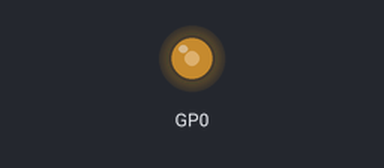
Recording of a program running on a simulated Raspberry Pi Pico running MicroPython. Shown: output pins drawn as LEDs (lit = HIGH). At 10.0 s the program stops and its outputs stay as they are.

Above: at 0.1 s.
At 10.1 s:
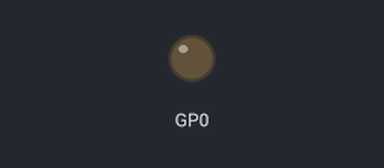
Timing chart, 0 to 11.5 s (numbered marks = the images above):
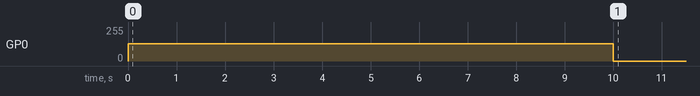

The program:

pico_xiao_pwm_example.py
```python
import machine
import time

#help(machine.Pin.board) # this shows which pins can be PWM, which is A0 and D0
pwm = machine.PWM(machine.Pin.board.D0) # set pin to be D0 on Xiao
pwm.init(freq=10, duty_u16=32768) # 10Hz, 50% duty
time.sleep(10)
pwm.deinit()
```

Measured:
- by itself, GP0: 0/255 → 128/255 at 0.00 s, → 0/255 10.0 s later
